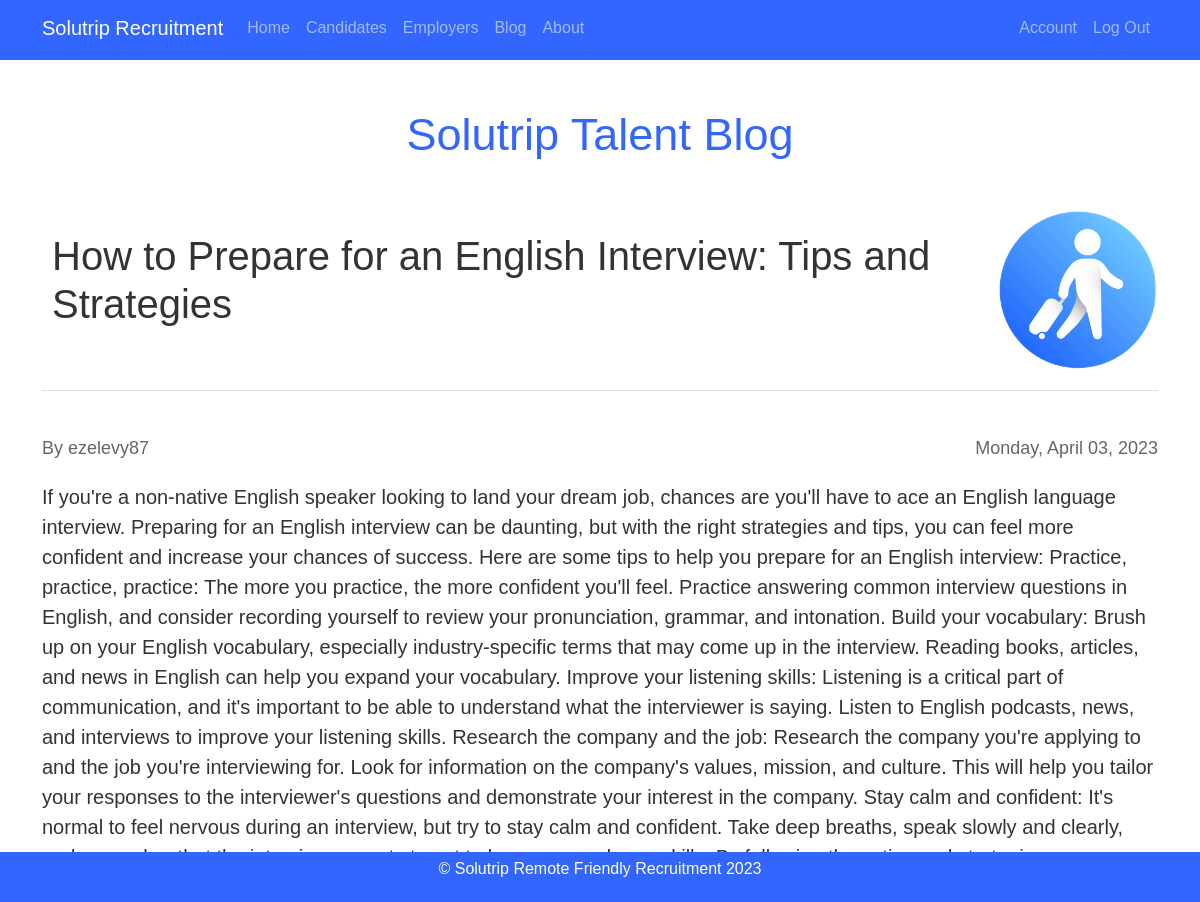
The app's page /admin/post/2 (signed in) with its own data.
### Solutrip_app/models.py (models this page shows, shortened)
class Post(db.Model):
    id = db.Column (db.Integer, primary_key=True)
    title = db.Column(db.String(60), nullable=False)
    date_posted = db.Column(db.DateTime, nullable=False, default=datetime.utcnow)
    tag = db.Column(db.String(60), nullable=False)
    content = db.Column(db.Text, nullable=False)
    user_id = db.Column(db.Integer, db.ForeignKey('user.id'), nullable=False)

class User(db.Model, UserMixin):
    id = db.Column (db.Integer, primary_key=True)
    username = db.Column (db.String(64), unique=True, nullable=False)
    email = db.Column (db.String(120), unique=True, nullable=False)
    password = db.Column(db.String(128), nullable=False)
    image_file = db.Column(db.String(20), nullable=False, default='default.jpg')
    role = db.Column(db.String(20), nullable=False, default='user')
    confirmed = db.Column(db.Boolean, default=False)
    confirmation_token = db.Column(db.String(100), unique=True)
    user_info = db.relationship('UserInfo', backref='user', lazy=True)
    author = db.relationship('Post', backref='author', lazy=True )

### Solutrip_app/routes.py (the view)
@app.route("/admin/post/<int:post_id>")
@login_required
def post(post_id):
    post = Post.query.get_or_404(post_id)
    return render_template("post.html", title= post.title, post = post)

### Solutrip_app/models.py (called while the page is built)
@login_manager.user_loader
def load_user(user_id):
    return User.query.get(int(user_id))

### Solutrip_app/templates/post.html (shortened to what this page needs)
{% extends 'layout.html' %}
{% block content %}
    <div class="blog">
        <h2 class="blog-title mt-5">Solutrip Talent Blog</h2>
        <div class="blog-post mt-5" style="display: flex; align-items: center;">
            <h3 class="post-title" style="margin-left: 10px; font-size: 40px;"> {{ post.title }}</h3>
            <img src="{{ url_for('static', filename='solu.png') }}" alt="My image" class="img-fluid rounded" style="height: 160px; margin-left: auto;">
        </div>
        <div class="post-info">
            <span class="post-author mt-1">By {{ post.author.username }}</span>
            <span class="post-date mt-1">{{ post.date_posted.strftime('%A, %B %d, %Y') }}</span>
        </div>
        <div class="post-content mt-3">{{ post.content }}</div>
    </div>
{% endblock content %}

### Solutrip_app/static/styles.css (style rules this page uses)
body { background-image: url(bg-img.jpg); background-size: cover; font-family: Arial, sans-serif; color: #333; }
html, body { height: 100%; }
#account h1,h2 { color: #3366ff; }
.blog-title { font-size: 45px; margin-top: 50px; margin-bottom: 40px; text-align: center; }
.blog-post { margin-bottom: 40px; padding-bottom: 20px; border-bottom: 1px solid #e0e0e0; }
.post-title { font-size: 32px; margin-top: 0; margin-bottom: 20px; }
.post-info { display: flex; justify-content: space-between; margin-bottom: 20px; }
.post-author { font-size: 18px; color: #666; }
.post-date { font-size: 18px; color: #666; }
.post-content { margin-top: 20px; font-size: 20px; line-height: 1.5; }

### records on screen
Post: title "How to Prepare for an English Interview: Tips and Strategies", date_posted "Monday, April 03, 2023", content "If you're a non-native English speaker looking to land your dream job, chances are you'll have to ace an English language interview. Preparing for an English interview can be daunting, but with the right strategies and tips, you can feel more confident and increase your chances of success. Here are some tips to help you prepare for an English interview: Practice, practice, practice: The more you practice, the more confident you'll feel. Practice answering common interview questions in English, and consider recording yourself to review your pronunciation, grammar, and intonation. Build your vocabulary: Brush up on your English vocabulary, especially industry-specific terms that may come up…"
User: author.username "ezelevy87"
